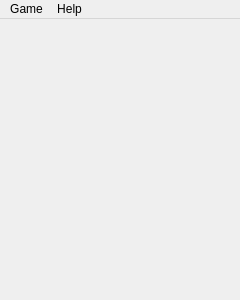
<?xml version="1.0" encoding="UTF-8"?>
<ui version="4.0">
 <class>GameMainWindow</class>
 <widget class="QMainWindow" name="GameMainWindow">
  <property name="geometry">
   <rect>
    <x>0</x>
    <y>0</y>
    <width>240</width>
    <height>300</height>
   </rect>
  </property>
  <property name="windowTitle">
   <string>MainWindow</string>
  </property>
  <widget class="QWidget" name="centralWidget"/>
  <widget class="QMenuBar" name="menuBar">
   <property name="geometry">
    <rect>
     <x>0</x>
     <y>0</y>
     <width>240</width>
     <height>20</height>
    </rect>
   </property>
   <widget class="QMenu" name="menuGame">
    <property name="title">
     <string>Game</string>
    </property>
    <addaction name="actionNew_Game"/>
    <addaction name="separator"/>
    <addaction name="actionSettings"/>
    <addaction name="separator"/>
    <addaction name="actionSave"/>
    <addaction name="actionLoad"/>
    <addaction name="separator"/>
    <addaction name="actionQuit"/>
   </widget>
   <widget class="QMenu" name="menuHelp">
    <property name="title">
     <string>Help</string>
    </property>
    <addaction name="actionAbout"/>
   </widget>
   <addaction name="menuGame"/>
   <addaction name="menuHelp"/>
  </widget>
  <action name="actionAbout">
   <property name="text">
    <string>About</string>
   </property>
  </action>
  <action name="actionDonate">
   <property name="text">
    <string>Donate</string>
   </property>
  </action>
  <action name="actionNew_Game">
   <property name="text">
    <string>New Game</string>
   </property>
  </action>
  <action name="actionSettings">
   <property name="text">
    <string>Settings</string>
   </property>
  </action>
  <action name="actionSave">
   <property name="text">
    <string>Save</string>
   </property>
  </action>
  <action name="actionLoad">
   <property name="text">
    <string>Load</string>
   </property>
  </action>
  <action name="actionQuit">
   <property name="text">
    <string>Quit</string>
   </property>
  </action>
 </widget>
 <layoutdefault spacing="6" margin="11"/>
 <resources/>
 <connections/>
</ui>
